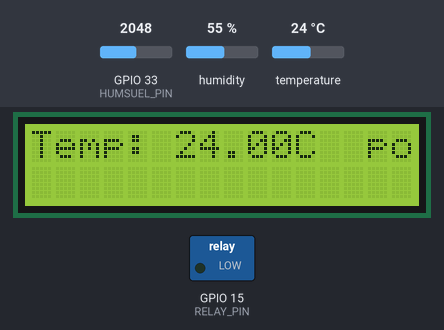
The sketch below on a simulated ESP32. Shown: 16×2 character LCD, switched loads named in the sketch (green lamp = pin HIGH). The test bench sets the inputs (shaded band); at power-on: humidity 55 %, GPIO 33 (HUMSUEL_PIN) = 2048, temperature 24 °C. What the sketch prints to the serial monitor is not drawn.

Above: at 3.2 s.
3.3 s: humidity set to 22 %
At 10.8 s:
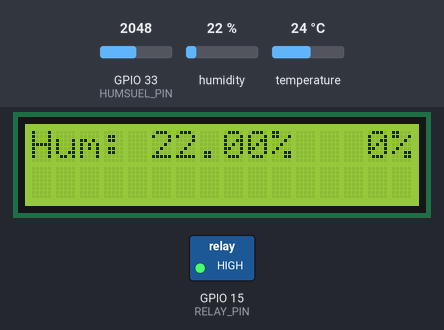
13.5 s: GPIO 33 (HUMSUEL_PIN) set to 1436
At 19.5 s:
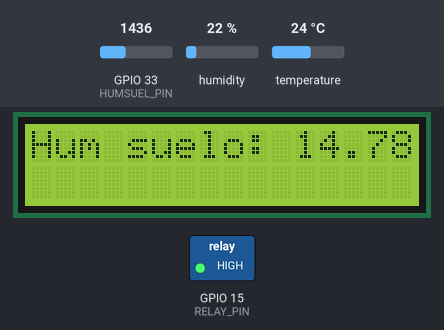
21.6 s: GPIO 33 (HUMSUEL_PIN) set to 1332
At 26.8 s:
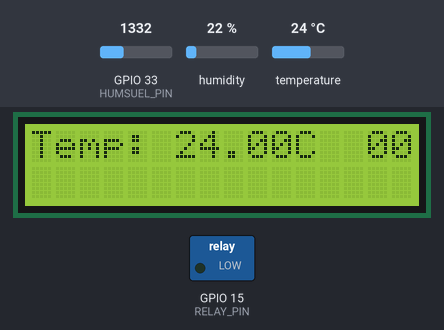
33.6 s: temperature set to 12 °C
At 39.5 s:
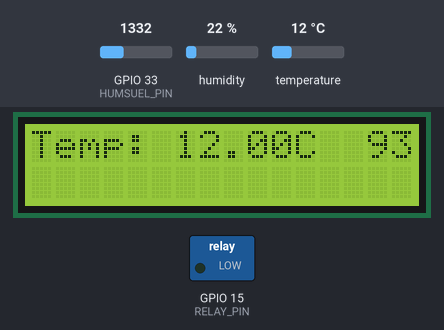
41.5 s: humidity set to 40 %
At 46.6 s:
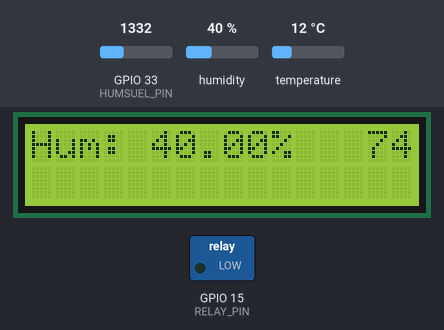
49.6 s: GPIO 33 (HUMSUEL_PIN) set to 1228
At 55.3 s:
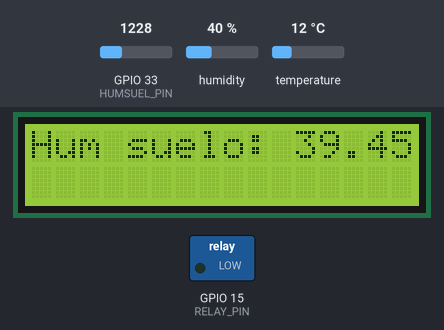
Timing chart, 0 to 56.8 s (numbered marks = the images above; inputs shaded):
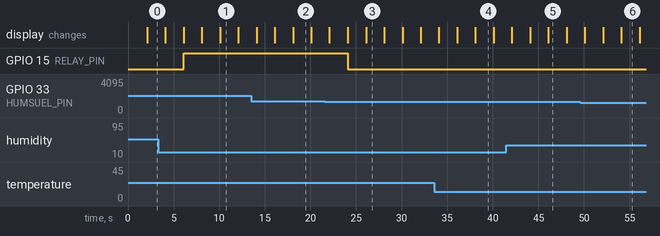

The sketch:

SensoresV1.ino
```cpp
  #include <Wire.h>
  #include <LiquidCrystal_I2C.h>
  #include "DHT.h"

  // Definición de pines y variables
  #define DHTPIN 4       // Pin donde está conectado el DHT22
  #define DHTTYPE DHT22  // Definir tipo de sensor DHT
  #define HUMSUEL_PIN 33 // Pin para la humedad del suelo
  #define RELAY_PIN 15   // Pin para el relé

  DHT dht(DHTPIN, DHTTYPE);
  LiquidCrystal_I2C lcd(0x27, 16, 2);

  float humedadSuavizada = 0.0;
  float factorSuavizado = 0.1; // Entre 0 (cambio lento) y 1 (cambio rápido)
  unsigned long tiempoAnterior = 0;
  const long intervalo = 2000; // Intervalo de 2000 ms

  int pantallaActual = 0;

  void setup() {
    // Inicialización del LCD
    lcd.init();
    lcd.backlight();
    lcd.setCursor(0, 0);
    lcd.print("Bienvenido mampo...");

    // Inicialización del DHT22
    dht.begin();

    // Inicialización del monitor serie
    Serial.begin(115200);
    delay(2000);  // Tiempo para la inicialización

    pinMode(HUMSUEL_PIN, INPUT);
    pinMode(RELAY_PIN, OUTPUT);
  }

  void loop() {
    // Obtén el tiempo actual
    unsigned long tiempoActual = millis();

    // Verifica si ha pasado el intervalo deseado
    if (tiempoActual - tiempoAnterior >= intervalo) {
      // Actualiza el tiempoAnterior
      tiempoAnterior = tiempoActual;

      // Alterna entre mostrar temperatura, humedad y humedad del suelo
      if (pantallaActual == 0) {
        // Leer y mostrar temperatura
        float temp = dht.readTemperature();
        if (!isnan(temp)) {
          lcd.setCursor(0, 0);
          lcd.print("Temp: ");
          lcd.print(temp);
          lcd.print("C  ");

          Serial.print("Temperatura: ");
          Serial.print(temp);
          Serial.println(" *C");
        }
        pantallaActual = 1;
      } else if (pantallaActual == 1) {
        // Leer y mostrar humedad del aire
        float humidity = dht.readHumidity();
        if (!isnan(humidity)) {
          lcd.setCursor(0, 0);
          lcd.print("Hum: ");
          lcd.print(humidity);
          lcd.print("%  ");

          Serial.print("Humedad: ");
          Serial.print(humidity);
          Serial.println(" %");
        }
        pantallaActual = 2;
      } else if (pantallaActual == 2) {
        // Leer y mostrar humedad del suelo
        int valHumsuelo = map(analogRead(HUMSUEL_PIN), 4092, 0, 0, 100);
        humedadSuavizada = (factorSuavizado * valHumsuelo) + ((1 - factorSuavizado) * humedadSuavizada);

        lcd.setCursor(0, 0);
        lcd.print("Hum suelo: ");
        lcd.print(humedadSuavizada);
        lcd.print("%  ");

        Serial.print("Humedad del suelo: ");
        Serial.print(humedadSuavizada);
        Serial.println(" %");

        // Activar el relé si la humedad del suelo es menor o igual al 20%
        if (humedadSuavizada <= 20) {
          digitalWrite(RELAY_PIN, HIGH); // Activa el relé
          Serial.println("Relé activado.");
        } else {
          digitalWrite(RELAY_PIN, LOW); // Desactiva el relé
          Serial.println("Relé desactivado.");
        }

        pantallaActual = 0; // Reinicia el ciclo de pantallas
      }
    }
  }
```

Measured:
- the behaviour switches between 1392 and 1391 on GPIO 33 (HUMSUEL_PIN) (found by bisection; images 2 and 3)
- after the input at 21.6 s, GPIO 15 (RELAY_PIN): HIGH → LOW after 2.5 s instead of 8.5 s
- what the display in image 1 shows lasts 2.0 s, from 10.1 s to 12.1 s
